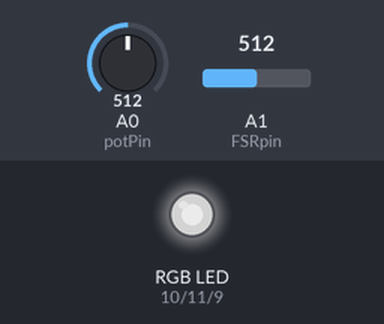
The sketch below on a simulated Arduino Uno, built with avr-gcc and run on an emulated ATmega328P. Shown: an RGB LED mixed from three pins (HIGH = lit). The inputs (shaded band) are chosen by the test bench; at power-on: A1 (FSRpin) = 512, A0 (potPin) = 512. Dim RGB values are drawn brighter than linear; what the sketch prints to the serial monitor is not drawn.

Above: at 1.2 s.
1.3 s: A1 (FSRpin) set to 716
At 2.5 s:
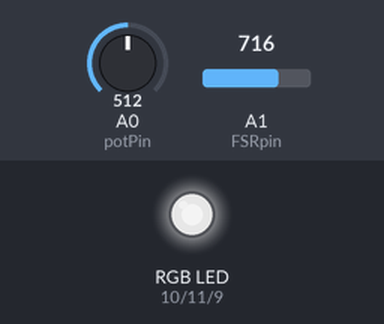
2.8 s: A1 (FSRpin) set to 900
At 3.7 s:
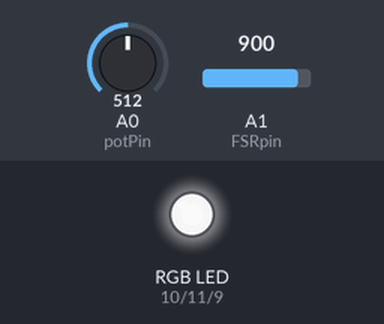
4.3 s: A1 (FSRpin) set to 511
At 4.8 s:
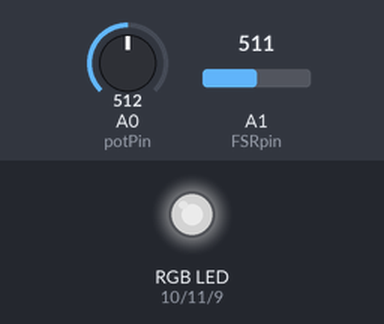
5.8 s: A1 (FSRpin) set to 122
At 6.1 s:
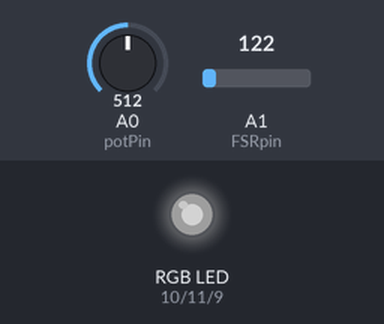
7.3 s: A1 (FSRpin) set to 0
At 8.3 s:
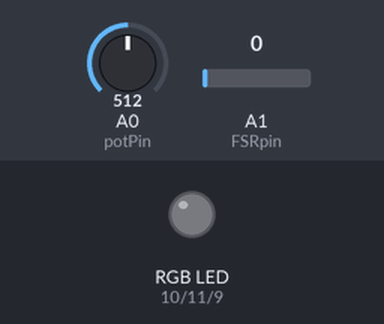
Timing chart, 0 to 9.8 s (numbered marks = the images above; inputs shaded):
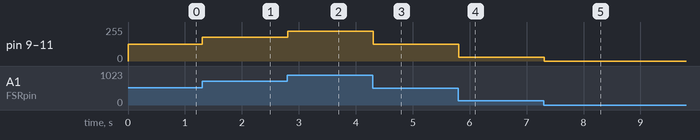

Measured:
- after the input at 1.3 s, pin 9 (ledBlue), pin 10 (ledRed), pin 11 (ledGreen): 127/255 → 178/255 at once
- after the input at 2.8 s, pin 9 (ledBlue), pin 10 (ledRed), pin 11 (ledGreen): 178/255 → 224/255 at once
- after the input at 4.3 s, pin 9 (ledBlue), pin 10 (ledRed), pin 11 (ledGreen): 224/255 → 127/255 at once
- after the input at 5.8 s, pin 9 (ledBlue), pin 10 (ledRed), pin 11 (ledGreen): 127/255 → 30/255 at once
- after the input at 7.3 s, pin 9 (ledBlue), pin 10 (ledRed), pin 11 (ledGreen): 30/255 → 0/255 at once

The sketch:

Lab5_ConnerHunihan_v1.ino
```cpp
int potPin = A0;
int FSRpin = A1;

int ledRed = 10;
int ledGreen = 11;
int ledBlue = 9;

int sensorValue;
int potValue;
int FSRValue;

int LED_red;
int LED_blue;
int LED_green;

void setup()
{
  Serial.begin(9600);
  pinMode(ledRed, OUTPUT);
  pinMode(ledGreen, OUTPUT);
  pinMode(ledBlue, OUTPUT);
}

void loop()
{
  potValue = analogRead(potPin);
  sensorValue = analogRead(FSRpin);
  Serial.println(potValue);

  LED_blue = map(sensorValue, 0, 1023, 0, 255);
  analogWrite(ledBlue, LED_blue);

  sensorValue = analogRead(FSRpin);
  LED_red = map(sensorValue, 0, 1023, 0, 255);
  analogWrite(ledRed, LED_red);

  sensorValue = analogRead(FSRpin);
  LED_green = map(sensorValue, 0, 1023, 0, 255);
  analogWrite(ledGreen, LED_green);
}
```
